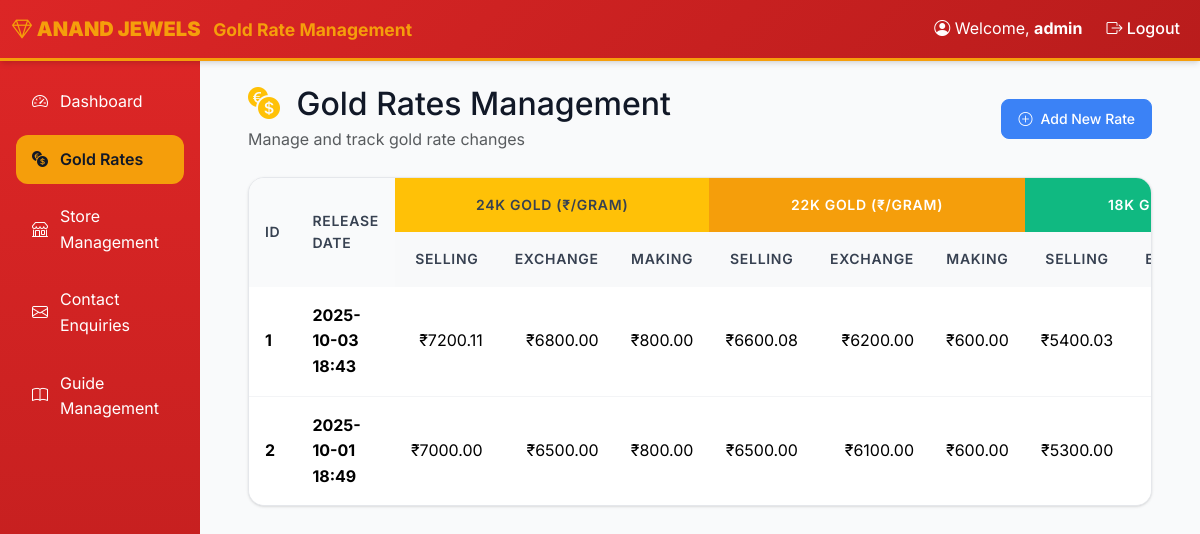
Screenshot of /admin/gold-rates (signed in) with the database file from the repository.
### models.py (models this page shows, shortened)
class AdminUser(Base):
    __tablename__ = "admin_users"
    id = Column(Integer, primary_key=True, index=True)
    username = Column(String, unique=True, index=True, nullable=False)
    password_hash = Column(String, nullable=False)

class GoldRate(Base):
    __tablename__ = "gold_rates"
    id = Column(Integer, primary_key=True, index=True)
    gold_24k_new_rate = Column(Float, nullable=False)  # 24K selling price per gram
    gold_24k_exchange_rate = Column(Float, nullable=False)  # 24K exchange price per gram
    gold_24k_making_charges = Column(Float, nullable=False, default=0.0)  # 24K making charges per gram
    gold_22k_new_rate = Column(Float, nullable=False)  # 22K selling price per gram
    gold_22k_exchange_rate = Column(Float, nullable=False)  # 22K exchange price per gram
    gold_22k_making_charges = Column(Float, nullable=False, default=0.0)  # 22K making charges per gram
    gold_18k_new_rate = Column(Float, nullable=False)  # 18K selling price per gram
    gold_18k_exchange_rate = Column(Float, nullable=False)  # 18K exchange price per gram
    gold_18k_making_charges = Column(Float, nullable=False, default=0.0)  # 18K making charges per gram
    release_datetime = Column(DateTime, nullable=False)
    created_at = Column(DateTime, default=func.now(), nullable=False)
    __table_args__ = (
        UniqueConstraint('release_datetime', name='_release_datetime_uc'),
    )

### routers/admin.py (the view)
@router.get("/admin/gold-rates", response_class=HTMLResponse)
async def list_gold_rates(
    request: Request,
    db: Session = Depends(get_db),
    current_user: AdminUser = Depends(require_admin_auth)
):
    gold_rates = db.query(GoldRate).order_by(desc(GoldRate.release_datetime)).all()
    jwt_token = request.session.get("jwt_token", "")
    return templates.TemplateResponse(
        "gold_rates/list.html",
        {
            "request": request,
            "user": current_user,
            "gold_rates": gold_rates,
            "jwt_token": jwt_token
        }
    )

### templates/gold_rates/list.html (shortened to what this page needs)
{% extends "base.html" %}
{% block content %}
<div class="container-fluid px-4">
    <div class="row mb-4">
        <div class="col-12">
            <div class="d-flex justify-content-between align-items-center">
                <div>
                    <h1 class="h2 mb-1">
                        <i class="bi bi-currency-exchange text-warning me-2"></i>
                        Gold Rates Management
                    </h1>
                    <p class="text-muted mb-0">Manage and track gold rate changes</p>
                </div>
                <div>
                    <a href="/admin/gold-rates/add" class="btn btn-primary">
                        <i class="bi bi-plus-circle"></i>
                        Add New Rate
                    </a>
                </div>
            </div>
        </div>
    </div>
    <div class="row">
        <div class="col-12">
            {% if gold_rates %}
            <div class="table-card">
                <div class="table-responsive">
                    <table class="table">
                        <thead>
                    <tr>
                        <th rowspan="2" class="align-middle">ID</th>
                        <th rowspan="2" class="align-middle">Release Date</th>
                        <th colspan="3" class="text-center bg-warning">24K Gold (₹/gram)</th>
                        <th colspan="3" class="text-center" style="background-color: #f59e0b; color: white;">22K Gold (₹/gram)</th>
                        <th colspan="3" class="text-center" style="background-color: #10b981; color: white;">18K Gold (₹/gram)</th>
                    </tr>
                    <tr>
                        <th class="text-center bg-light">Selling</th>
                        <th class="text-center bg-light">Exchange</th>
                        <th class="text-center bg-light">Making</th>
                        <th class="text-center bg-light">Selling</th>
                        <th class="text-center bg-light">Exchange</th>
                        <th class="text-center bg-light">Making</th>
                        <th class="text-center bg-light">Selling</th>
                        <th class="text-center bg-light">Exchange</th>
                    </tr>
                </thead>
                <tbody>
                    {% for rate in gold_rates %}
                    <tr>
                        <td><strong>{{ rate.id }}</strong></td>
                        <td><strong>{{ rate.release_datetime.strftime('%Y-%m-%d %H:%M') }}</strong></td>
                        <td class="text-end">₹{{ "%.2f"|format(rate.gold_24k_new_rate) }}</td>
                        <td class="text-end">₹{{ "%.2f"|format(rate.gold_24k_exchange_rate) }}</td>
                        <td class="text-end">₹{{ "%.2f"|format(rate.gold_24k_making_charges) }}</td>
                        <td class="text-end">₹{{ "%.2f"|format(rate.gold_22k_new_rate) }}</td>
                        <td class="text-end">₹{{ "%.2f"|format(rate.gold_22k_exchange_rate) }}</td>
                        <td class="text-end">₹{{ "%.2f"|format(rate.gold_22k_making_charges) }}</td>
                        <td class="text-end">₹{{ "%.2f"|format(rate.gold_18k_new_rate) }}</td>
                        <td class="text-end">₹{{ "%.2f"|format(rate.gold_18k_exchange_rate) }}</td>
                    </tr>
                    {% endfor %}
                        </tbody>
                    </table>
                </div>
            </div>
            {% endif %}
        </div>
    </div>
</div>
{% endblock %}

### templates/base.html (shortened to what this page needs)
<!DOCTYPE html>
<html lang="en">
<head>
    <link href="https://cdn.jsdelivr.net/npm/bootstrap@5.3.2/dist/css/bootstrap.min.css" rel="stylesheet">
    <link href="https://cdn.jsdelivr.net/npm/bootstrap-icons@1.10.0/font/bootstrap-icons.css" rel="stylesheet">
    <link href="/static/style.css" rel="stylesheet">
</head>
<body>
    {% block navbar %}
    {% if user %}
    <nav class="navbar navbar-expand-lg navbar-dark">
        <div class="container-fluid">
            <a class="navbar-brand" href="/admin">
                <i class="bi bi-gem"></i>
                <strong>ANAND JEWELS</strong>
                <small class="d-none d-md-inline-block ms-2">Gold Rate Management</small>
            </a>
            <div class="collapse navbar-collapse" id="navbarNav">
                <div class="navbar-nav ms-auto">
                    <span class="navbar-text me-3">
                        <i class="bi bi-person-circle"></i> Welcome, <strong>{{ user.username }}</strong>
                    </span>
                    <a class="nav-link" href="/admin/logout">
                        <i class="bi bi-box-arrow-right"></i> Logout
                    </a>
                </div>
            </div>
        </div>
    </nav>
    {% endif %}
    {% endblock %}
    <div class="container-fluid">
        <div class="row">
            {% if user %}
            <div class="col-md-3 col-lg-2 sidebar p-3 d-none d-md-block">
                <ul class="nav nav-pills flex-column">
                    <li class="nav-item">
                        <a class="nav-link {% if request.url.path == '/admin' %}active{% endif %}" href="/admin">
                            <i class="bi bi-speedometer2"></i> Dashboard
                        </a>
                    </li>
                    <li class="nav-item">
                        <a class="nav-link {% if 'gold-rates' in request.url.path %}active{% endif %}" href="/admin/gold-rates">
                            <i class="bi bi-currency-exchange"></i> Gold Rates
                        </a>
                    </li>
                    <li class="nav-item">
                        <a class="nav-link {% if 'stores' in request.url.path %}active{% endif %}" href="/admin/stores">
                            <i class="bi bi-shop"></i> Store Management
                        </a>
                    </li>
                    <li class="nav-item">
                        <a class="nav-link {% if 'contact-enquiries' in request.url.path %}active{% endif %}" href="/admin/contact-enquiries">
                            <i class="bi bi-envelope"></i> Contact Enquiries
                        </a>
                    </li>
                    <li class="nav-item">
                        <a class="nav-link {% if 'guides' in request.url.path %}active{% endif %}" href="/admin/guides">
                            <i class="bi bi-book"></i> Guide Management
                        </a>
                    </li>
                </ul>
            </div>
            {% endif %}
            <div class="{% if user %}col-md-9 col-lg-10{% else %}col-12{% endif %} {% if user %}main-content{% endif %} p-4">
                {% block content %}{% endblock %}
            </div>
        </div>
    </div>
</body>
</html>

### static/style.css (style rules this page uses)
:root { --primary: #DC2626; --secondary: #F59E0B; --success: #10B981; --warning: #F59E0B; --info: #3B82F6; --danger: #EF4444; --white: #FFFFFF; --gray-50: #F9FAFB; --gray-100: #F3F4F6; --gray-200: #E5E7EB; --gray-300: #D1D5DB; --gray-400: #9CA3AF; --gray-500: #6B7280; --gray-600: #4B5563; --gray-700: #374151; --gray-800: #1F2937; --gray-900: #111827; --space-1: 0.25rem; --space-2: 0.5rem; --space-3: 0.75rem; --space-4: 1rem; --space-5: 1.25rem; --space-6: 1.5rem; --space-8: 2rem; --space-10: 2.5rem; --space-12: 3rem; --radius-sm: 0.375rem; --radius: 0.5rem; --radius-lg: 0.75rem; --radius-xl: 1rem; --radius-2xl: 1.5rem; --shadow-sm: 0 1px 2px 0 rgb(0 0 0 / 0.05); --shadow: 0 1px 3px 0 rgb(0 0 0 / 0.1), 0 1px 2px -1px rgb(0 0 0 / 0.1); --shadow-md: 0 4px 6px -1px rgb(0 0 0 / 0.1), 0 2px 4px -2px rgb(0 0 0 / 0.1); --shadow-lg: 0 10px 15px -3px rgb(0 0 0 / 0.1), 0 4px 6px -4px rgb(0 0 0 / 0.1); --shadow-xl: 0 20px 25px -5px rgb(0 0 0 / 0.1), 0 8px 10px -6px rgb(0 0 0 / 0.1); --font-sans: 'Inter', -apple-system, BlinkMacSystemFont, 'Segoe UI', Roboto, sans-serif; }
* { box-sizing: border-box; }
body { font-family: var(--font-sans); background-color: var(--gray-50); color: var(--gray-900); line-height: 1.6; margin: 0; padding: 0; }
.navbar { background: linear-gradient(135deg, var(--primary), #B91C1C); border-bottom: 3px solid var(--secondary); box-shadow: var(--shadow-md); }
.navbar-brand { font-weight: 700; color: var(--secondary) !important; font-size: 1.25rem; }
.navbar-nav .nav-link { color: var(--white) !important; font-weight: 500; transition: color 0.2s ease; }
.navbar-text { color: var(--white) !important; }
.sidebar { background: linear-gradient(180deg, var(--primary), #B91C1C); min-height: 100vh; padding: var(--space-6); }
.sidebar .nav-link { color: var(--white) !important; padding: var(--space-3) var(--space-4); border-radius: var(--radius-lg); margin-bottom: var(--space-2); transition: all 0.2s ease; display: flex; align-items: center; gap: var(--space-3); }
.sidebar .nav-link.active { background-color: var(--secondary); color: var(--gray-900) !important; font-weight: 600; }
.table-card { background: var(--white); border-radius: var(--radius-xl); box-shadow: var(--shadow); border: 1px solid var(--gray-200); overflow: hidden; }
.table { margin-bottom: 0; }
.table thead th { background: var(--gray-50); border: none; color: var(--gray-700); font-weight: 600; padding: var(--space-4); font-size: 0.875rem; text-transform: uppercase; letter-spacing: 0.05em; }
.table tbody td { padding: var(--space-4); border-bottom: 1px solid var(--gray-100); vertical-align: middle; }
.table tbody tr:last-child td { border-bottom: none; }
.btn { display: inline-flex; align-items: center; justify-content: center; gap: var(--space-2); padding: var(--space-3) var(--space-4); border-radius: var(--radius); font-weight: 500; text-decoration: none; border: 1px solid transparent; cursor: pointer; transition: all 0.2s ease; font-size: 0.875rem; line-height: 1; }
.btn-primary { background: var(--info); color: var(--white); border-color: var(--info); }
.text-center { text-align: center; }
.text-end { text-align: end; }
.d-flex { display: flex; }
.d-none { display: none; }
.align-items-center { align-items: center; }
.justify-content-between { justify-content: space-between; }
.mb-0 { margin-bottom: 0; }
.me-2 { margin-right: var(--space-2); }
.me-3 { margin-right: var(--space-3); }

### rows the page displays
AdminUser: username "admin"
GoldRate: id "1", release_datetime "2025-10-03 18:43", gold_24k_new_rate "7200.11", gold_24k_exchange_rate "6800.00", gold_24k_making_charges "800.00", gold_22k_new_rate "6600.08", gold_22k_exchange_rate "6200.00", gold_22k_making_charges "600.00", gold_18k_new_rate "5400.03"
GoldRate: id "2", release_datetime "2025-10-01 18:49", gold_24k_new_rate "7000.00", gold_24k_exchange_rate "6500.00", gold_24k_making_charges "800.00", gold_22k_new_rate "6500.00", gold_22k_exchange_rate "6100.00", gold_22k_making_charges "600.00", gold_18k_new_rate "5300.00"
